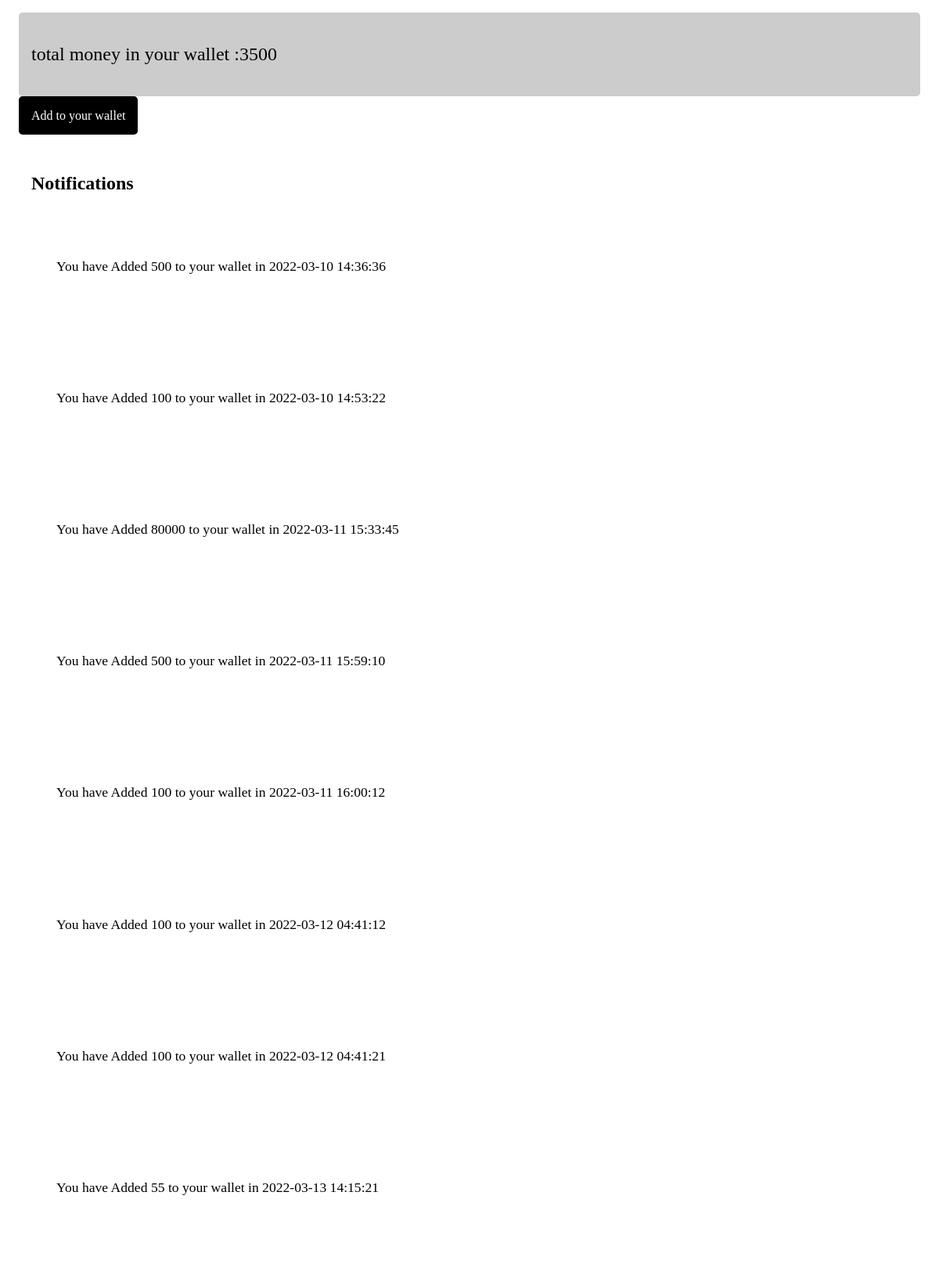
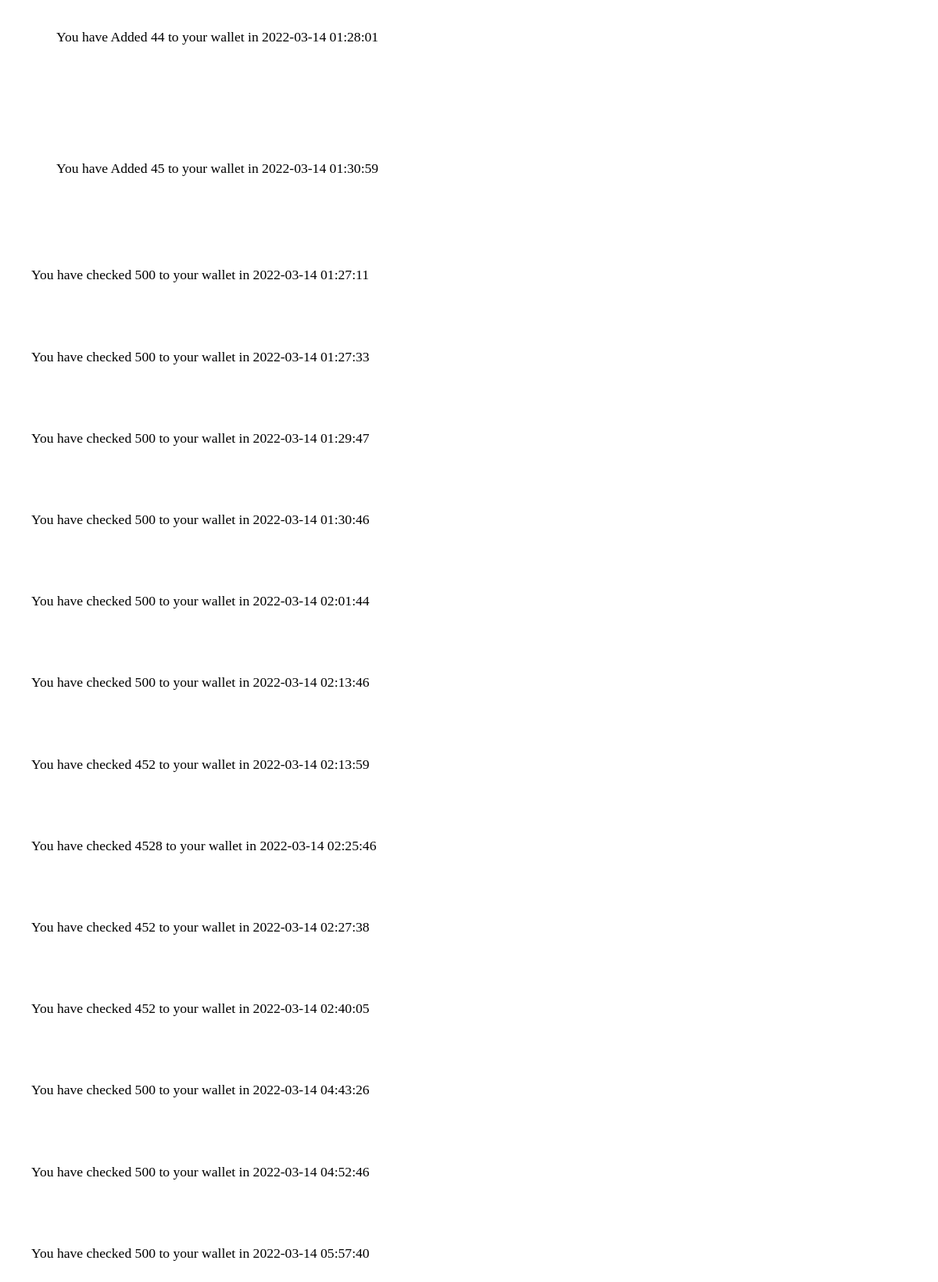
/wallet.php, run on the app's committed database (2 pictures, top to bottom).
### tables this page shows
CREATE TABLE `wallet` (
  `id` int(11) NOT NULL,
  `amount` int(11) DEFAULT NULL,
  `user_id` int(11) DEFAULT NULL
);

CREATE TABLE `add_wallet` (
  `id` int(11) NOT NULL,
  `amount` int(11) NOT NULL,
  `date` timestamp NOT NULL DEFAULT current_timestamp() ON UPDATE current_timestamp(),
  `user_id` int(11) DEFAULT NULL
);

CREATE TABLE `check_wallet` (
  `id` int(11) NOT NULL,
  `amount` int(11) NOT NULL,
  `date` timestamp NOT NULL DEFAULT current_timestamp() ON UPDATE current_timestamp(),
  `user_id` int(11) DEFAULT NULL
);

### wallet.php (the view, shortened to what this page needs)
<?php
$connect=mysqli_connect("localhost","root","","w");
?>
<!DOCTYPE html>
<html lang="en">
<head>
  <link href="style.css" type="text/css" rel="stylesheet" media="all">
</head>
<body>
 <?php
$query="select amount from wallet";
$result=mysqli_query($connect,$query);
if(mysqli_num_rows($result)!=0)
{
  while($row=mysqli_fetch_assoc($result))
  {
    ?>
<div class="total">
 <p>total money in your wallet :<?php echo $row['amount'];?>
<?php
  }
}
 ?>
</p>
</div>
<a href="addToWallet.php"> Add to your wallet </a>
<h3>Notifications</h3>
<?php
$result=mysqli_query($connect,"select * from add_wallet");
if(mysqli_num_rows($result)!=0)
while($row=mysqli_fetch_assoc($result))
{
  ?>
  <div>
<div>
  <p> You have Added
     <?php echo $row['amount']?> to your wallet in <?php echo $row['date']?>
  </p>
</div>
</div>
<?php
}
else
echo" NO notifications is found " ;
$result1=mysqli_query($connect,"select * from check_wallet");
    while($rows=mysqli_fetch_assoc($result1))
    {
      ?>
<div>
  <p> You have checked
     <?php echo $rows['amount']?> to your wallet in <?php echo $rows['date']?>
  </p>
</div>
     <?php
    }
?>
</body>
</html>

### style.css (style rules this page uses)
body { background-color: white; }
.total { background-color: rgb(7, 7, 7); }

### wallet.php (style rules this page uses)
.total { background-color:#ccc; color: while; padding: 1rem; font-size: 1.5rem; border-radius: 0.3rem; }
a { text-decoration: none; background-color: #000; margin: 1rem; padding: 1rem; border-radius: 0.3rem; color: white; }
h3 { margin: 1rem; font-size: 1.5rem; padding-left: 1rem; margin-top: 4rem; }
div { padding: 1rem; border-radius: 0.3rem; margin: 1rem; font-size: 1.1rem; }

### data on the page
wallet: amount "3500"
add_wallet: amount "500", date "2022-03-10 14:36:36"
add_wallet: amount "100", date "2022-03-10 14:53:22"
add_wallet: amount "80000", date "2022-03-11 15:33:45"
add_wallet: amount "500", date "2022-03-11 15:59:10"
add_wallet: amount "100", date "2022-03-11 16:00:12"
add_wallet: amount "100", date "2022-03-12 04:41:12"
add_wallet: amount "100", date "2022-03-12 04:41:21"
add_wallet: amount "55", date "2022-03-13 14:15:21"
add_wallet: amount "44", date "2022-03-14 01:28:01"
add_wallet: amount "45", date "2022-03-14 01:30:59"
check_wallet: amount "500", date "2022-03-14 01:27:11"
check_wallet: amount "500", date "2022-03-14 01:27:33"
check_wallet: amount "500", date "2022-03-14 01:29:47"
check_wallet: amount "500", date "2022-03-14 01:30:46"
check_wallet: amount "500", date "2022-03-14 02:01:44"
check_wallet: amount "500", date "2022-03-14 02:13:46"
check_wallet: amount "452", date "2022-03-14 02:13:59"
check_wallet: amount "4528", date "2022-03-14 02:25:46"
check_wallet: amount "452", date "2022-03-14 02:27:38"
check_wallet: amount "452", date "2022-03-14 02:40:05"
check_wallet: amount "500", date "2022-03-14 04:43:26"
check_wallet: amount "500", date "2022-03-14 04:52:46"
check_wallet: amount "500", date "2022-03-14 05:57:40"
